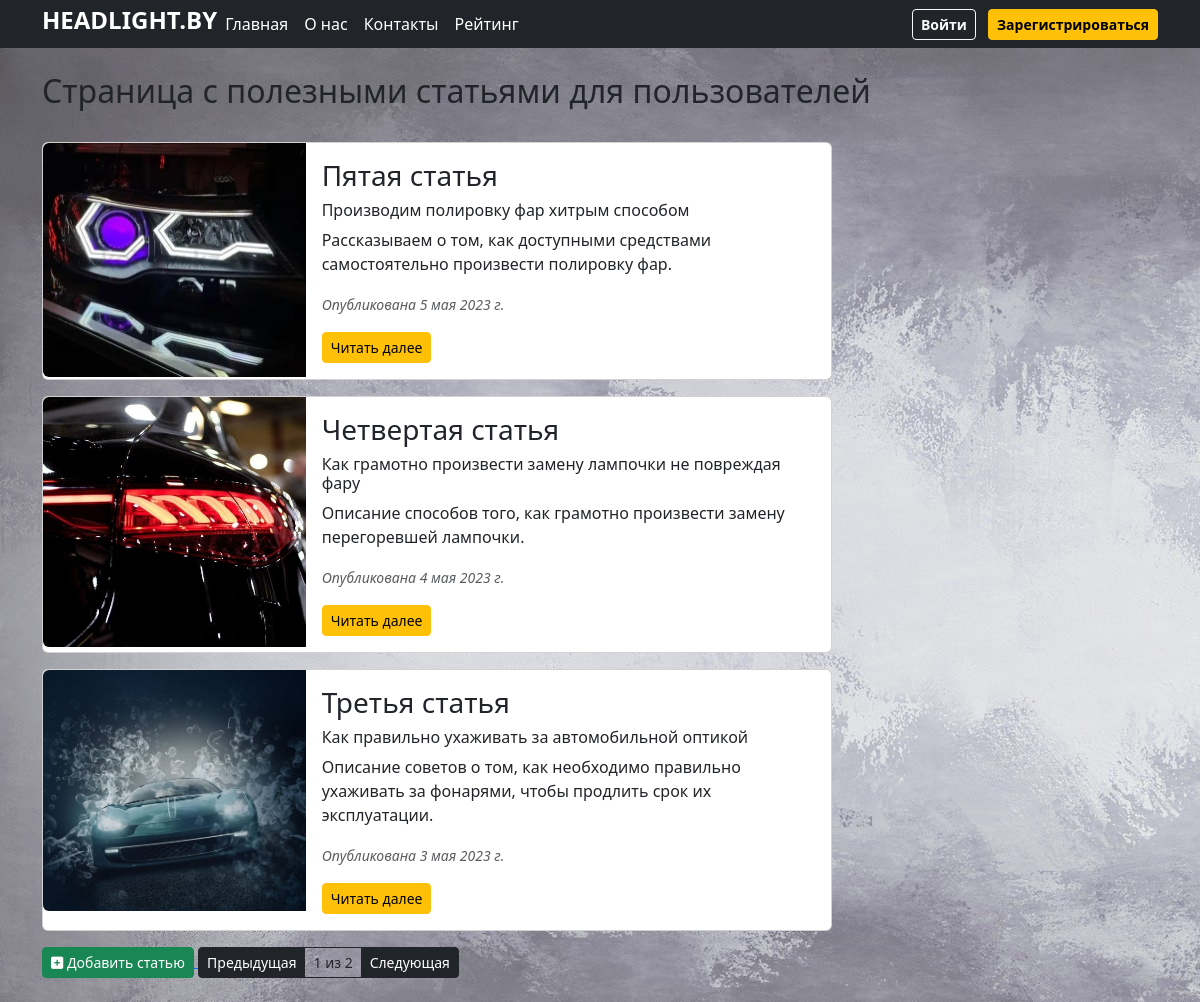
The page /articles on the database its author committed.
### dj_app/models.py (models this page shows, shortened)
class Articles(models.Model):
    title = models.CharField(max_length=30, verbose_name="Заголовок статьи")
    anons = models.CharField(max_length=250, verbose_name="Анонс статьи")
    summary = models.TextField(max_length=1000, verbose_name="Описание товара")
    date = models.DateField(blank=True, null=True, verbose_name="Дата публикации")
    image = models.ImageField(upload_to='articles/%Y/%m/%d', null=True, blank=True, verbose_name="Добавить изображение")
    objects = models.Model
    def get_absolute_url(self):
        return f'/article/{self.pk}'
    class Meta:
        verbose_name = "Статью"  # Название модели в ед.числе
        verbose_name_plural = "Статьи"  # Название модели в мнж.числе
        ordering = ["-date"]  # Сортировка по полю (если с "-" то в обратном порядке)

### dj_app/views.py (the view)
# urls.py: path('articles', views.ArticlesListView.as_view(), name="articles"),  # Маршрут: Все Статьи
class ArticlesListView(ListView):
    model = Articles  # Модель читаемая для шаблона
    paginate_by = 3  # Сколько объектов будет передано в шаблон

### dj_app/context_processors.py (called while the page is built)
def baskets(request):
    user = request.user
    return {'baskets': Basket.objects.filter(user=user) if user.is_authenticated else []}

### templates/dj_app/articles_list.html (shortened to what this page needs)
{% extends 'base.html' %}
{% load static %}
{% block body %}
<div class="container">
    <br>
    <h2 align="left">Cтраница с полезными статьями для пользователей</h2>
    <br>
    {% if articles_list %}
    {% for article in articles_list %}
    <div class="card mb-3" style="max-width: 790px;">
        <div class="row g-0">
            <div class="col-md-4">
                <img src="{{ article.image.url }}" class="img-fluid rounded-start" alt="Photo">
            </div>
            <div class="col-md-8">
                <div class="card-body">
                    <h3 class="card-title">{{ article.title }}</h3>
                    <h6 class="card-text">{{ article.anons }}</h6>
                    <p class="card-text">{{ article.summary }}.</p>
                    <p class="card-text"><small class="text-body-secondary"><i>Опубликована {{ article.date }}</i></small></p>
                    <a href="{{ article.get_absolute_url }}" class="btn btn-warning btn-sm">Читать далее</a>
                </div>
            </div>
        </div>
    </div>
    {% endfor %}
    {% else %}
    <h2>Записи в БД отсутствуют</h2>
    {% endif %}
    <a href="{% url 'add_articles' %}">
        <button class="btn btn-success btn-sm"><i class="fa-solid fa-square-plus"></i> Добавить статью</button>
    </a>
    <div class="btn-group" role="group" aria-label="Second group">
        {% if page_obj.has_previous %}
        <a class="btn btn-sm btn-dark"
           href="{{ request.path }}?page={{ page_obj.previous_page_number }}">Предыдущая</a>
        {% else %}
        <a class="btn btn-sm btn-dark" href="#">Предыдущая</a>
        {% endif %}
        <a class="btn btn-sm btn-outline-dark" href="#">{{ page_obj.number }} из {{ page_obj.paginator.num_pages }}</a>
        {% if page_obj.has_next %}
        <a class="btn btn-sm btn-dark" href="{{ request.path }}?page={{ page_obj.next_page_number }}">Следующая</a>
        {% else %}
        <a class="btn btn-sm btn-dark" href="#">Следующая</a>
        {% endif %}
    </div>
</div>
<br>
{% endblock %}

### rows shown on the page
Articles: image (picture), title "Пятая статья", anons "Производим полировку фар хитрым способом", summary "Рассказываем о том, как доступными средствами самостоятельно произвести полировку фар", date "5 мая 2023 г."
Articles: image (picture), title "Четвертая статья", anons "Как грамотно произвести замену лампочки не повреждая фару", summary "Описание способов того, как грамотно произвести замену перегоревшей лампочки", date "4 мая 2023 г."
Articles: image (picture), title "Третья статья", anons "Как правильно ухаживать за автомобильной оптикой", summary "Описание советов о том, как необходимо правильно ухаживать за фонарями, чтобы продлить срок их эксплуатации", date "3 мая 2023 г."

### other values the page prints
{{ page_obj.number }} "1"
{{ page_obj.paginator.num_pages }} "2"
